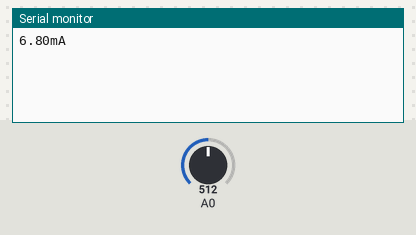
Bench run of a sketch on a simulated Arduino Uno, built with avr-gcc and run on an emulated ATmega328P. On the bench: the last lines printed to the serial monitor. Inputs (shaded band) come from the test bench; at power-on: A0 = 512.

Above: at 1.2 s.
1.3 s: A0 set to 716
At 2.7 s:
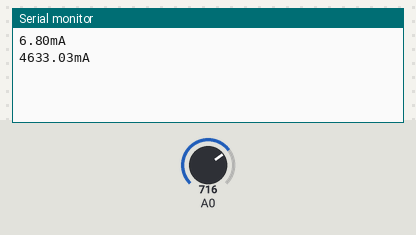
2.8 s: A0 set to 900
At 4.3 s:
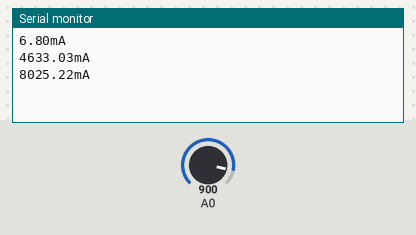
Timing chart, 0 to 5.8 s (numbered marks = the images above; inputs shaded):
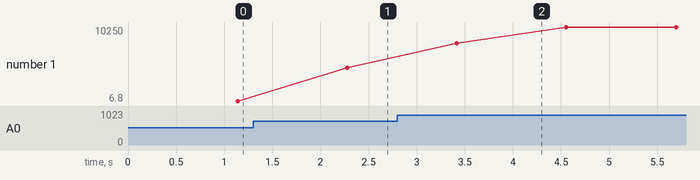

Measured:
- after the input at 1.3 s, the serial monitor: prints a new line after 0.98 s (image 1)
- after the input at 2.8 s, the serial monitor: prints a new line after 0.62 s (image 2)
- plotted number 1: 6.8 → 4633.03 after the input at 1.3 s, 4633.03 → 10250 after the input at 2.8 s

The sketch:

current_sensor_test.ino
```cpp
//Code to measure current AC/DC using ACS712 sensor module(5A model)
// the setup routine runs once when you press reset:
void setup() {
  Serial.begin(9600);    // initialize serial communication at 9600 bits per second:
}

// the loop routine runs over and over again forever:
void loop() {
float average = 0;
for(int i = 0; i < 1000; i++) {
average = average + (.0264 * analogRead(A0)-13.51);
delay(1);
}
Serial.print(average);
Serial.println("mA");
}
```
